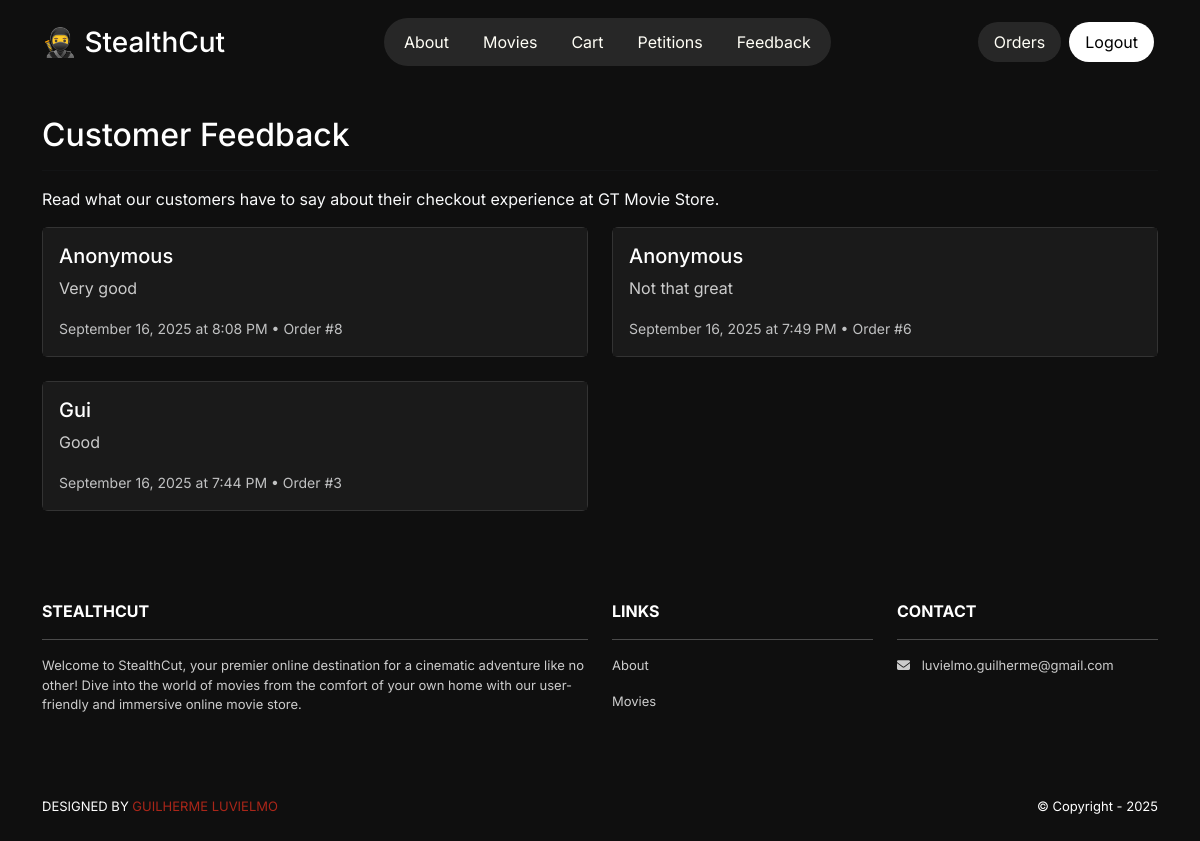
The app's page /feedback/view/ (signed in) with its own data.
### feedback/models.py (models this page shows, shortened)
class Feedback(models.Model):
    id = models.AutoField(primary_key=True)
    name = models.CharField(max_length=100, blank=True, null=True, help_text="Optional: Leave empty to remain anonymous")
    thoughts = models.TextField(help_text="Your thoughts about the checkout process")
    order = models.ForeignKey('cart.Order', on_delete=models.CASCADE, null=True, blank=True, help_text="Associated order")
    user = models.ForeignKey(User, on_delete=models.CASCADE, null=True, blank=True, help_text="User who submitted feedback")
    created_at = models.DateTimeField(auto_now_add=True)
    class Meta:
        ordering = ['-created_at']

### cart/models.py (models this page shows, shortened)
class Order(models.Model):
    id = models.AutoField(primary_key=True)
    total = models.IntegerField()
    date = models.DateTimeField(auto_now_add=True)
    user = models.ForeignKey(User, on_delete=models.CASCADE)

### feedback/views.py (the view)
# urls.py: path('view/', views.view_feedback, name='feedback.view'),
def view_feedback(request):
    feedback_list = Feedback.objects.all().order_by('-created_at')
    template_data = {
        'title': 'Customer Feedback',
        'feedback_list': feedback_list
    }
    return render(request, 'feedback/view_feedback.html', {'template_data': template_data})

### feedback/templates/feedback/view_feedback.html
{% extends 'base.html' %}
{% block content %}
<div class="p-3">
  <div class="container">
    <div class="row mt-3">
      <div class="col mx-auto mb-3">
        <h2>{{ template_data.title }}</h2>
        <hr />
        <p class="text-light">Read what our customers have to say about their checkout experience at GT Movie Store.</p>
        {% if template_data.feedback_list %}
          <div class="row">
            {% for feedback in template_data.feedback_list %}
              <div class="col-md-6 mb-4">
                <div class="card h-100">
                  <div class="card-body">
                    <h5 class="card-title">
                      {% if feedback.name %}
                        {{ feedback.name }}
                      {% else %}
                        Anonymous
                      {% endif %}
                    </h5>
                    <p class="card-text">{{ feedback.thoughts }}</p>
                    <small class="text-light opacity-75">
                      {{ feedback.created_at|date:"F d, Y \a\t g:i A" }}
                      {% if feedback.order %}
                        • Order #{{ feedback.order.id }}
                      {% endif %}
                    </small>
                  </div>
                </div>
              </div>
            {% endfor %}
          </div>
        {% else %}
          <div class="text-center py-5">
            <h4 class="text-light">No feedback yet</h4>
            <p class="text-light">Be the first to share your thoughts about our checkout process!</p>
          </div>
        {% endif %}
      </div>
    </div>
  </div>
</div>
{% endblock content %}

### guilhermeluvielmogtmoviesstore/static/css/style.css (style rules this page uses)
body { font-family: 'Inter', sans-serif; background-color: #0f0f0f; }
.card { background-color: #1a1a1a !important; border: 1px solid #333 !important; color: white !important; }
.card-body { background-color: #1a1a1a !important; color: white !important; }
h1, h2, h3, h4, h5, h6 { color: white !important; }
p { color: #ccc !important; }

### records on screen
Feedback: shows "Anonymous", thoughts "Very good", created_at "September 16, 2025 at 8:08 PM", order.id "8"
Feedback: shows "Anonymous", thoughts "Not that great", created_at "September 16, 2025 at 7:49 PM", order.id "6"
Feedback: name "Gui", thoughts "Good", created_at "September 16, 2025 at 7:44 PM", order.id "3"

### other values on screen
{{ template_data.title }} "Customer Feedback"
